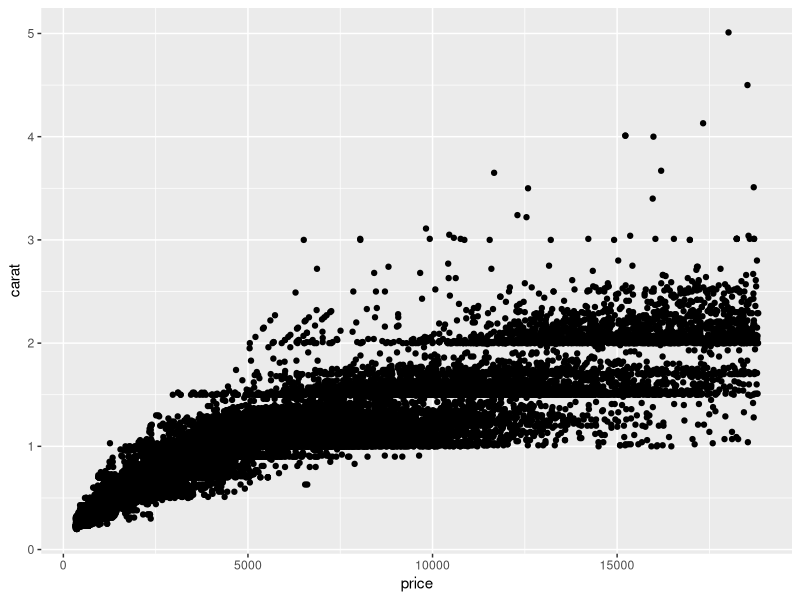
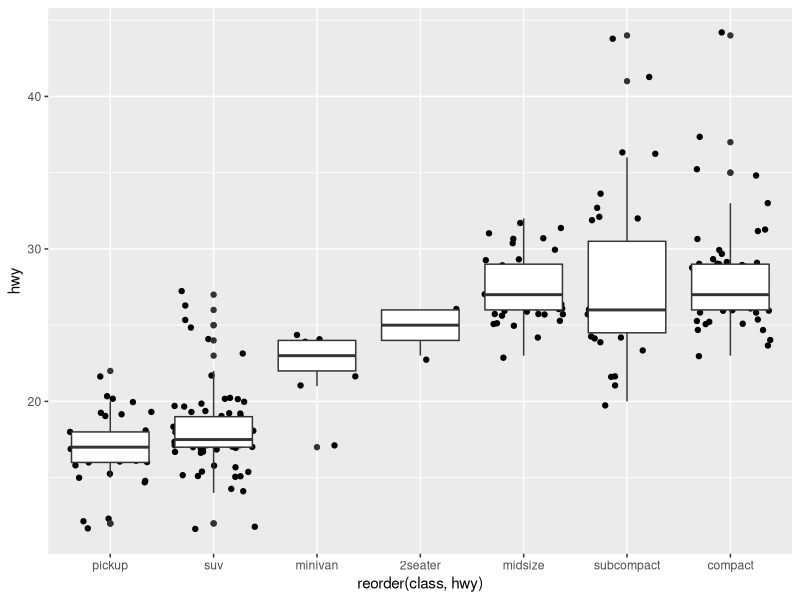
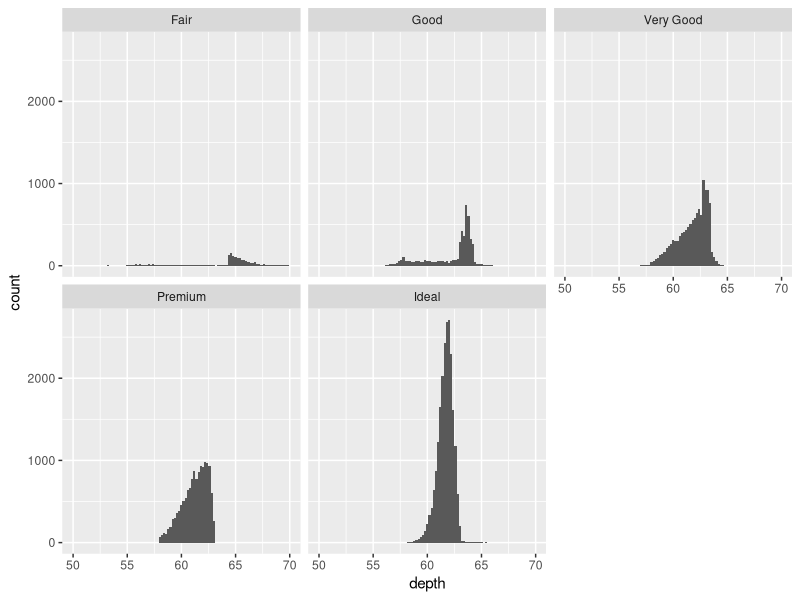
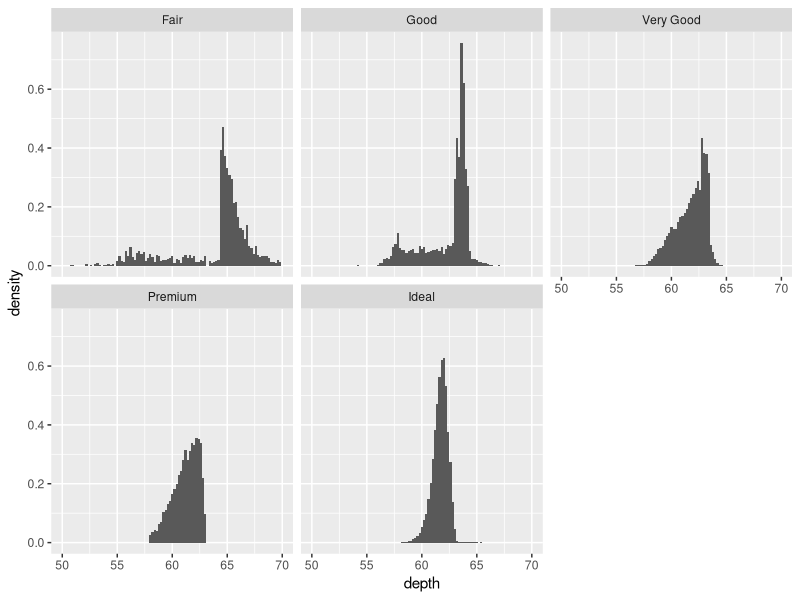
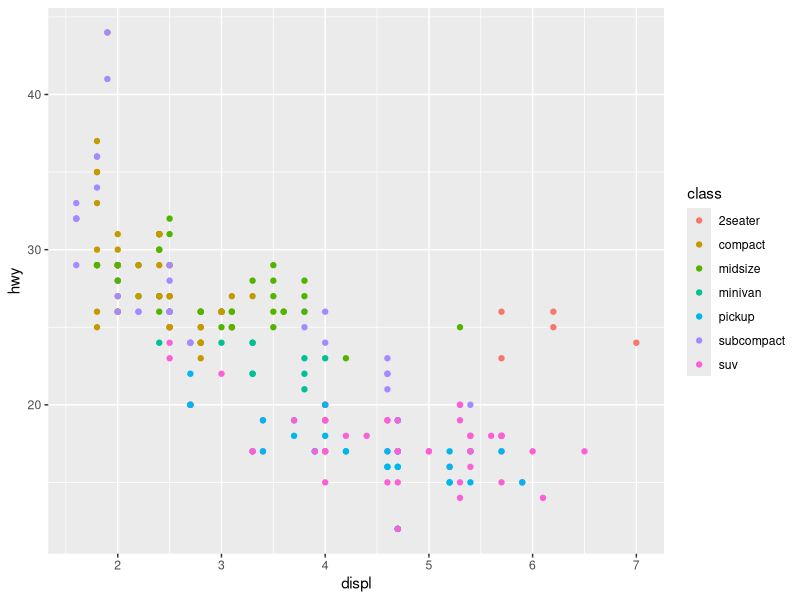
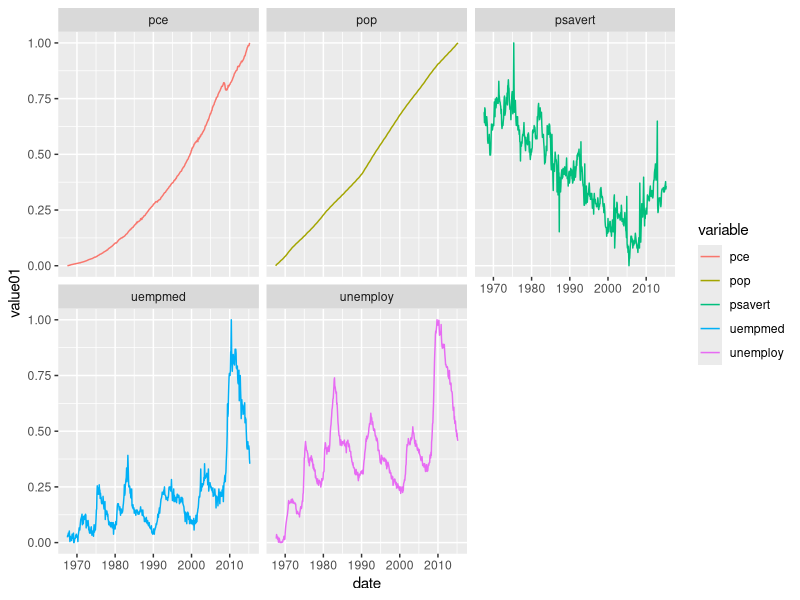

The R source for these figures, in order: (Note: this script raises an error after producing the figures.)
## ---- chunk 1
install.packages("ggplot2")
library(ggplot2)

ggplot(diamonds, aes(x = price, y = carat)) +
  geom_point()
## ---- chunk 2
ggplot(mpg, aes(reorder(class, hwy), hwy)) +
  geom_jitter() +
  geom_boxplot()
## ---- chunk 3

#Plot count
ggplot(diamonds, aes(depth)) +
  geom_histogram(aes(y = ..count..), binwidth=0.2) +
  facet_wrap(~ cut) + xlim(50, 70)

#Plot density
ggplot(diamonds, aes(depth)) +
  geom_histogram(aes(y = ..density..), binwidth=0.2) +
  facet_wrap(~ cut) + xlim(50, 70)
## ---- chunk 4
ggplot(mpg, aes(displ, hwy, color = class)) +
  geom_point()

## ---- chunk 5
ggplot(economics_long, aes(x=date, y=value01, group =variable, colour = variable)) +
geom_line()+
facet_wrap(economics_long$variable~.)
## ---- chunk 6
ggplot(cities, aes(long, lat)) +
  geom_path(aes(size = survivors, colour =
direction,
    group = interaction(group, direction)), data =
troops) +
  geom_text(aes(label = city), hjust = 0, vjust = 1,
size = 4)
# Polish appearance
last_plot() +
  scale_x_continuous("", limits = c(24, 39)) +
  scale_y_continuous("") +
  scale_colour_manual(values = c("grey50","red")) +
  scale_size(range = c(1, 10))
